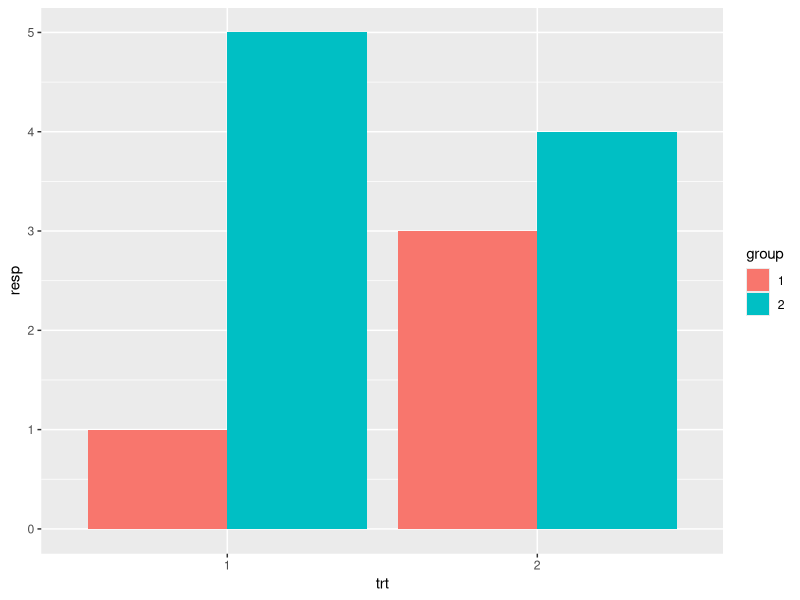

R code for this plot: (Note: this script raises an error after producing the figure.)
library(ggplot2)

df <- data.frame( 
	trt = factor(c(1, 1, 2, 2)), 
	resp = c(1, 5, 3, 4), 
	group = factor(c(1, 2, 1, 2)), 
	se = c(0.1, 0.3, 0.3, 0.2) 
) 
df2 <- df[c(1,3),] 

# Define the top and bottom of the errorbars 
limits <- aes(ymax = resp + se, ymin=resp - se) 

p <- ggplot(df, aes(fill=group, y=resp, x=trt)) 
p + geom_bar(position="dodge", stat="identity") 

dodge <- position_dodge(width=0.9) 
p + geom_bar(position=dodge) + geom_errorbar(limits, position=dodge, width=0.25) 

p <- ggplot(df, aes(colour=group, y=resp, x=trt)) 
p + geom_point() + geom_errorbar(limits, width=0.2) 

p + geom_crossbar(limits, width=0.2) 

p + geom_line(aes(group=group)) + geom_errorbar(limits, width=0.2) 

